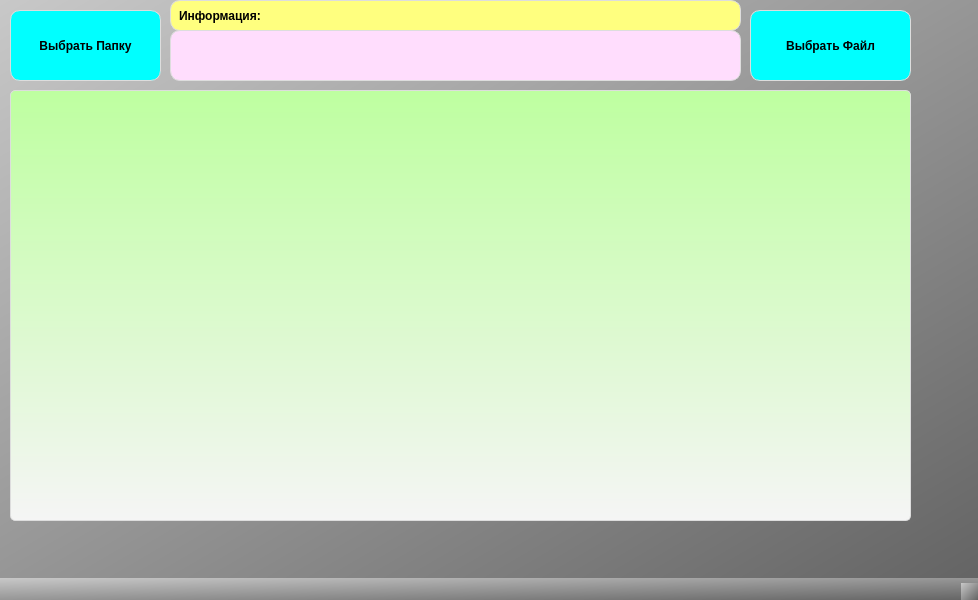
<?xml version="1.0" encoding="UTF-8"?>
<ui version="4.0">
 <class>MainWindow</class>
 <widget class="QMainWindow" name="MainWindow">
  <property name="geometry">
   <rect>
    <x>0</x>
    <y>0</y>
    <width>978</width>
    <height>600</height>
   </rect>
  </property>
  <property name="windowTitle">
   <string>MainWindow</string>
  </property>
  <property name="styleSheet">
   <string notr="true">QWidget {
    background: qlineargradient(spread:pad, x1:0, y1:0, x2:1, y2:1, stop:0 rgba(200, 200, 200, 255), stop:1 rgba(100, 100, 100, 255));
}
</string>
  </property>
  <widget class="QWidget" name="centralwidget">
   <widget class="QPushButton" name="chooseFileBut">
    <property name="geometry">
     <rect>
      <x>10</x>
      <y>10</y>
      <width>151</width>
      <height>71</height>
     </rect>
    </property>
    <property name="styleSheet">
     <string notr="true">font-weight: bold;
   padding: 5px;
   background: #00ffff;
 border: 1px solid #dddddd;
border-radius: 10px;</string>
    </property>
    <property name="text">
     <string>Выбрать Папку</string>
    </property>
   </widget>
   <widget class="QLabel" name="label">
    <property name="geometry">
     <rect>
      <x>170</x>
      <y>0</y>
      <width>571</width>
      <height>31</height>
     </rect>
    </property>
    <property name="styleSheet">
     <string notr="true">font-weight: bold;
padding: 5px;
background: #ffff7f;
border: 1px solid #dddddd;
border-radius: 10px;</string>
    </property>
    <property name="text">
     <string>Информация:</string>
    </property>
   </widget>
   <widget class="QLabel" name="InfLabel">
    <property name="geometry">
     <rect>
      <x>170</x>
      <y>30</y>
      <width>571</width>
      <height>51</height>
     </rect>
    </property>
    <property name="styleSheet">
     <string notr="true">font-weight: bold;
padding: 5px;
background: #ffddfd;
border: 1px solid #dddddd;
border-radius: 10px;</string>
    </property>
    <property name="text">
     <string/>
    </property>
   </widget>
   <widget class="QTableWidget" name="mainTable">
    <property name="geometry">
     <rect>
      <x>10</x>
      <y>90</y>
      <width>901</width>
      <height>431</height>
     </rect>
    </property>
    <property name="styleSheet">
     <string notr="true">font-family: Arial, sans-serif;
font-size: 14px;

background: qlineargradient(x1:0, y1:0, x2:0, y2:1, stop:0 #beffa0, stop:1 #f5f5f5);
border: 1px solid #dddddd;
color: #333333;
border-radius: 5px;</string>
    </property>
   </widget>
   <widget class="QPushButton" name="pushButton">
    <property name="geometry">
     <rect>
      <x>750</x>
      <y>10</y>
      <width>161</width>
      <height>71</height>
     </rect>
    </property>
    <property name="styleSheet">
     <string notr="true">font-weight: bold;
   padding: 5px;
   background: #00ffff;
 border: 1px solid #dddddd;
border-radius: 10px;</string>
    </property>
    <property name="text">
     <string>Выбрать Файл</string>
    </property>
   </widget>
  </widget>
  <widget class="QMenuBar" name="menubar">
   <property name="geometry">
    <rect>
     <x>0</x>
     <y>0</y>
     <width>978</width>
     <height>21</height>
    </rect>
   </property>
  </widget>
  <widget class="QStatusBar" name="statusbar"/>
 </widget>
 <resources/>
 <connections/>
</ui>
